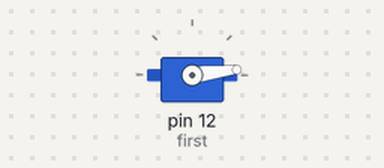
A sketch run on a simulated Arduino Uno, built with avr-gcc and run on an emulated ATmega328P. Parts: servo.

Above: at 0.05 s.
At 0.85 s:
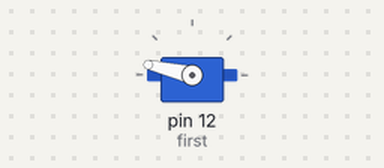
At 1.2 s:
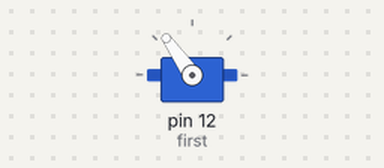
At 1.7 s:
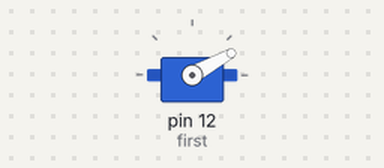
Timing chart, 0 to 4.2 s (numbered marks = the images above):
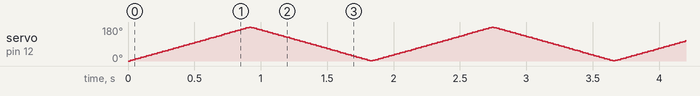

The sketch:

analog.ino
```cpp
#include <Servo.h>

Servo first;

void setup() {
  Serial.begin(9600);
  first.attach(12);
  first.write(0);
}

void loop() {
  //int val=analogRead(A0);
  //Serial.println(val);
  for(int i=0;i<180;i++){
    first.write(i);
    delay(5);
  }
  for(int i=180;i>0;i--){
    first.write(i);
    delay(5);
  }
}
```
